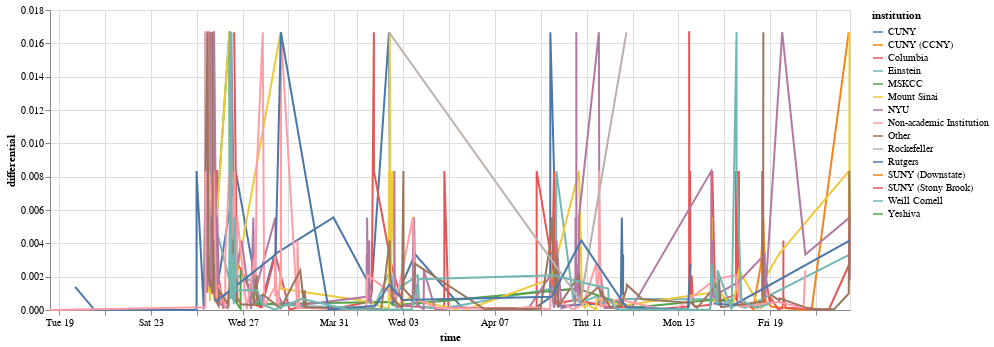

Here is the notebook cell this chart was saved with:
### Code cell
alt.Chart(differentials).properties(width=800).mark_line().encode(
    x='time',
    y='differential',
    color='institution'
)

### Figure 1 — Vega-Lite specification as saved in the notebook (floating-point values rounded to 4 significant figures; data arrays with more than 128 entries replaced by an {"elided": "..."} marker saying what was removed)
{"$schema": "https://vega.github.io/schema/vega-lite/v2.6.0.json", "config": {"view": {"height": 300, "width": 400}}, "data": {"name": "data-61712eeab06eda00aea25c107e567eaa"}, "datasets": {"data-61712eeab06eda00aea25c107e567eaa": {"elided": "693 records"}}, "encoding": {"color": {"field": "institution", "type": "nominal"}, "x": {"field": "time", "type": "temporal"}, "y": {"field": "differential", "type": "quantitative"}}, "mark": "line", "width": 800}
